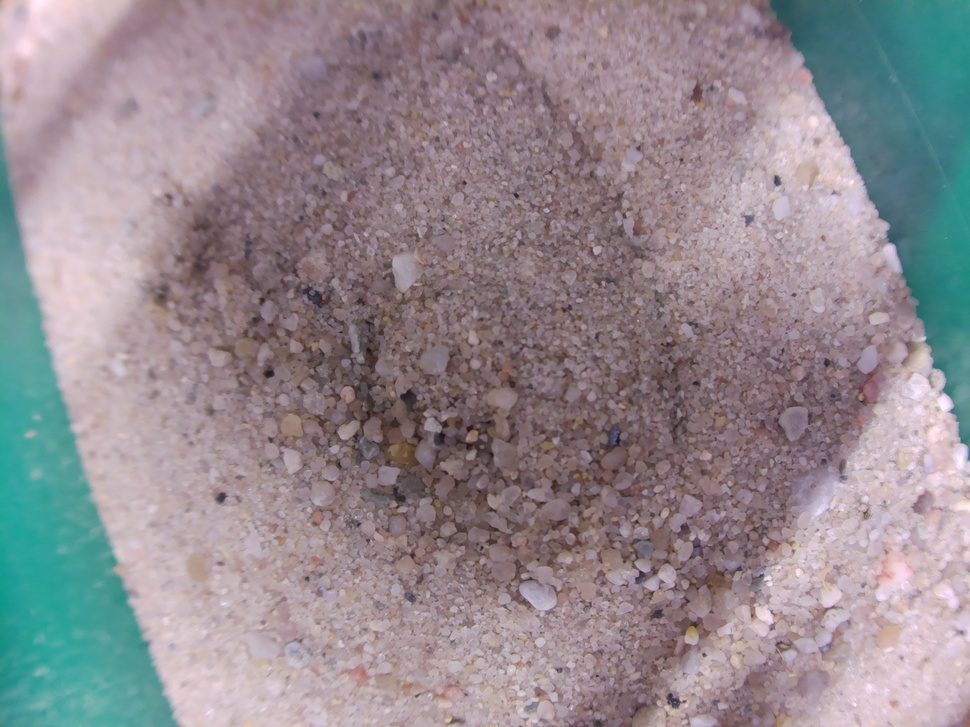
#> input picture Testing & unused scripts/Vision/sand_pictures/sand_1.jpg, 970 x 727 px, shrunk from 4056 x 3040 before the run
$ python -i pipeline_vision.py   (imports and definitions only)
#> lines starting #> are read from the running program, lines starting #| are printed output that depends on the picture
import cv2
import numpy as np

# [12 lines left out: functions morphological_cleanup, adaptive_threshold, not called in this run]

def create_markers(binary_img):
    """Create markers for watershed segmentation."""
    kernel = np.ones((3, 3), np.uint8)
    opening = cv2.morphologyEx(binary_img, cv2.MORPH_OPEN, kernel, iterations=2)

    sure_bg = cv2.dilate(opening, kernel, iterations=3)

    dist_transform = cv2.distanceTransform(opening, cv2.DIST_L2, 5)
    _, sure_fg = cv2.threshold(dist_transform, 0.4 * dist_transform.max(), 255, 0)
    sure_fg = np.uint8(sure_fg)

    unknown = cv2.subtract(sure_bg, sure_fg)

    _, markers = cv2.connectedComponents(sure_fg)
    markers = markers + 1
    markers[unknown == 255] = 0

    return markers, sure_fg, sure_bg, unknown


# [14 lines left out: function apply_watershed, not called in this run]


def compute_grain_size_pixels(markers, pixel_to_mm):
    _, counts = np.unique(markers[markers > 1], return_counts=True)
    return counts * (pixel_to_mm ** 2)


def compute_mm_per_pixel(distance_mm, sensor_mm, focal_length_mm, image_pixels):
    return (distance_mm * sensor_mm) / (focal_length_mm * image_pixels)


# [17 lines left out: function run_segmentation, not called in this run]

>>> import cv2
>>> picture = cv2.imread('../../../../Testing & unused scripts/Vision/sand_pictures/sand_1.jpg', cv2.IMREAD_GRAYSCALE)
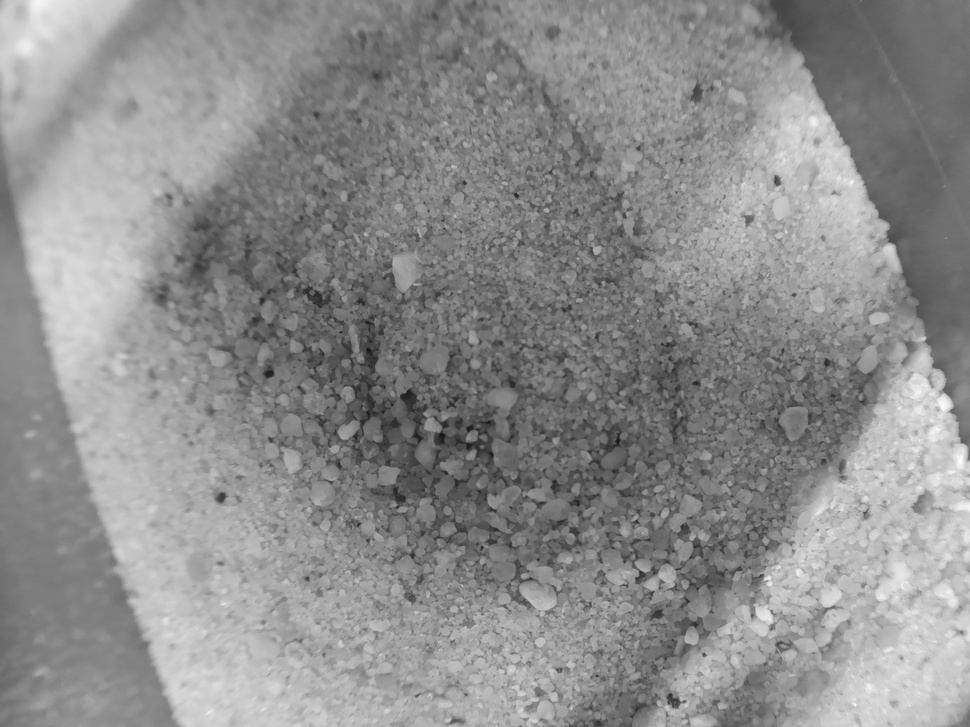
#> picture: shape (727, 970); min 17, max 255, mean 141.4
>>> result = create_markers(picture)
#> in create_markers, `sure_bg = cv2.dilate(opening, kernel, iterations=3)`:
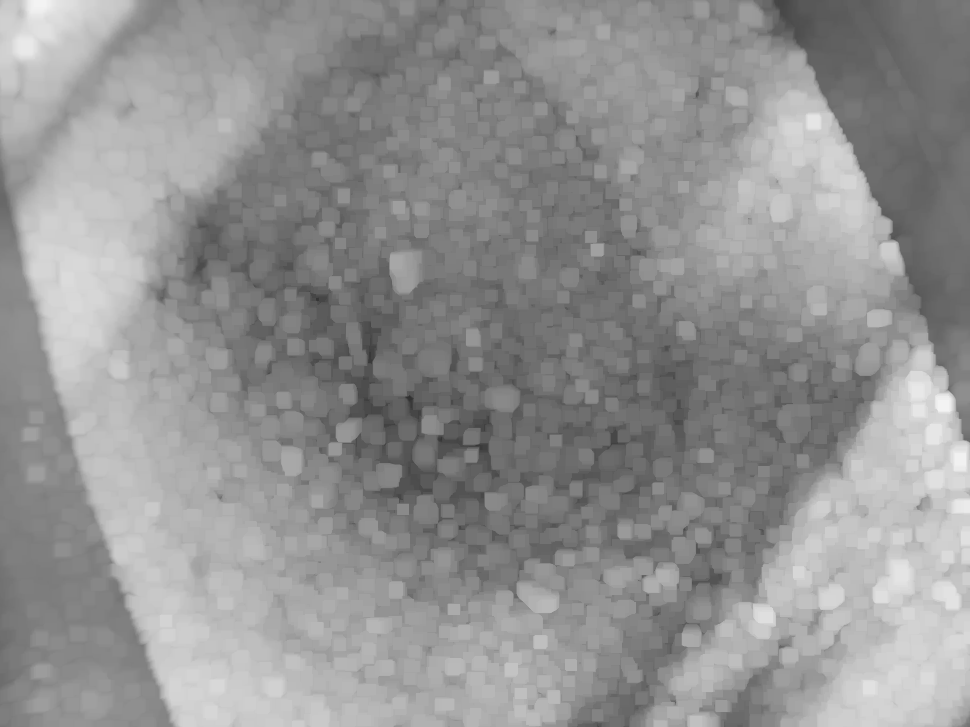
#> sure_bg: shape (727, 970); min 48, max 243, mean 146.8
#> in create_markers, `dist_transform = cv2.distanceTransform(opening, cv2.DIST_L2, 5)`: dist_transform: shape (727, 970) float32; every value is 3.4e+38
#> in create_markers, `_, sure_fg = cv2.threshold(dist_transform, 0.4 * dist_transform.max(),..`: sure_fg: shape (727, 970) float32; every value is 255
#> in create_markers, `sure_fg = np.uint8(sure_fg)`: sure_fg: shape (727, 970); every value is 255
#> in create_markers, `unknown = cv2.subtract(sure_bg, sure_fg)`: unknown: shape (727, 970); every value is 0
#> in create_markers, `_, markers = cv2.connectedComponents(sure_fg)`: markers: shape (727, 970) int32; every value is 1
#> in create_markers, `markers = markers + 1`: markers: shape (727, 970) int32; every value is 2

$ run again, on Testing & unused scripts/Vision/sand_pictures/sand_10.jpg
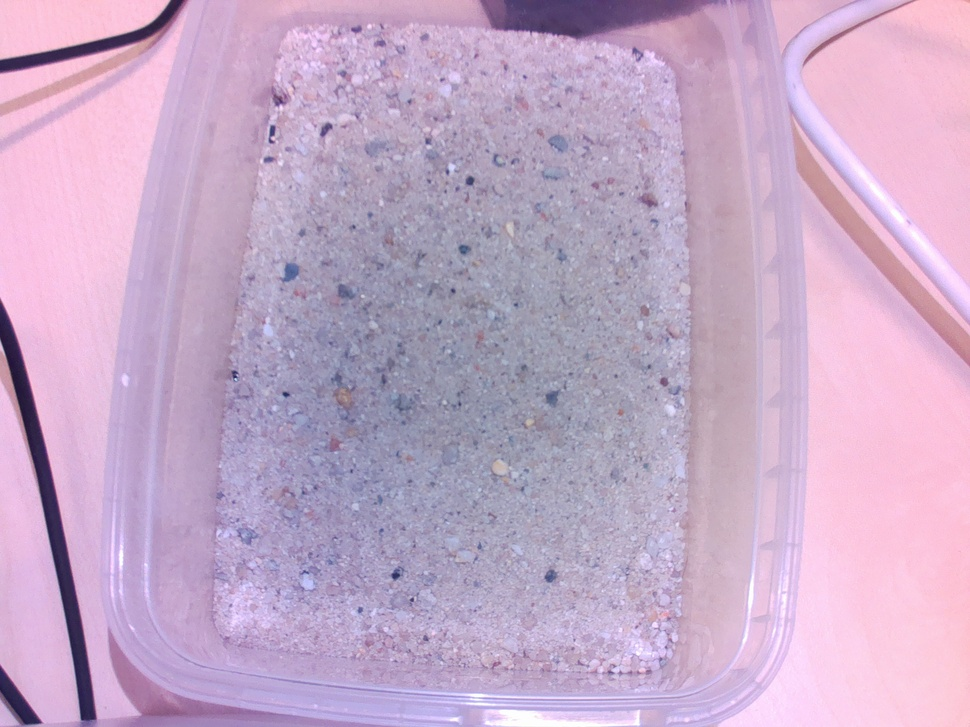
#> input picture Testing & unused scripts/Vision/sand_pictures/sand_10.jpg, 970 x 727 px, shrunk from 2592 x 1944 before the run
#> `picture = cv2.imread('../../../../Testing & unused scripts/Vision/sand..`:
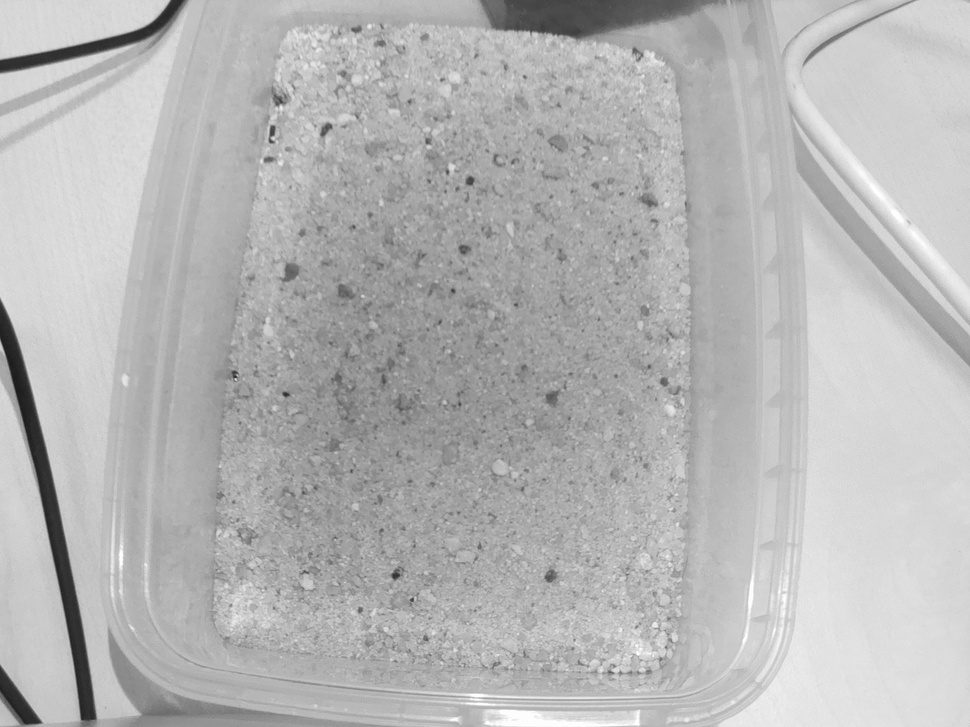
#> picture: shape (727, 970); min 25, max 255, mean 181.6
#> in create_markers, `sure_bg = cv2.dilate(opening, kernel, iterations=3)`:
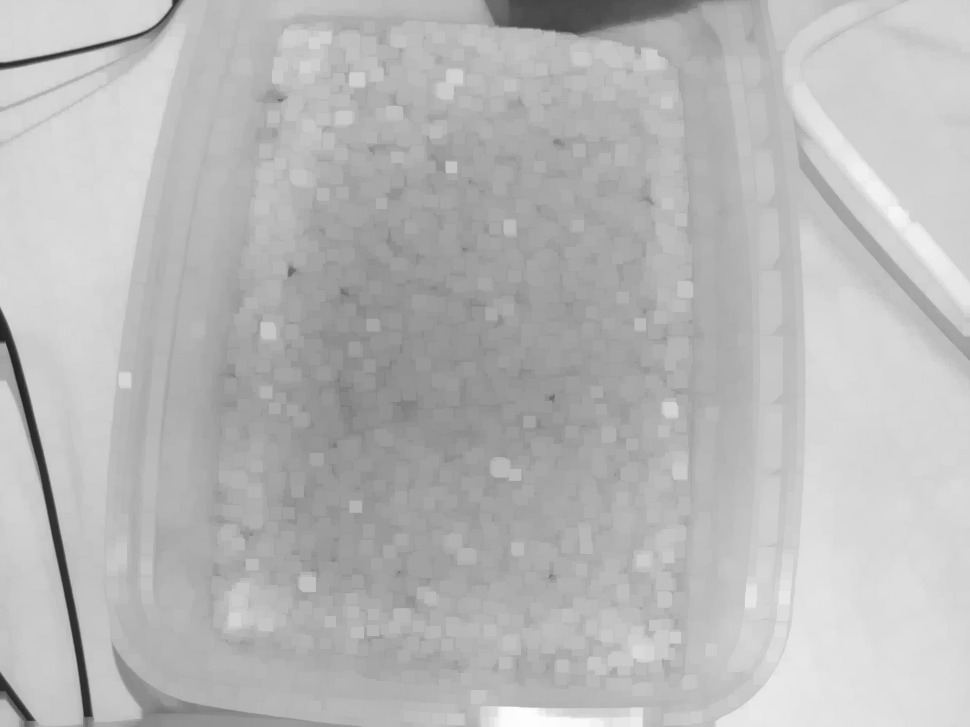
#> sure_bg: shape (727, 970); min 33, max 253, mean 183.9
#> dist_transform: shape (727, 970) float32; every value is 3.4e+38
#> unknown: shape (727, 970); every value is 0

$ run again, on Testing & unused scripts/Vision/sand_pictures/sand_2.jpg
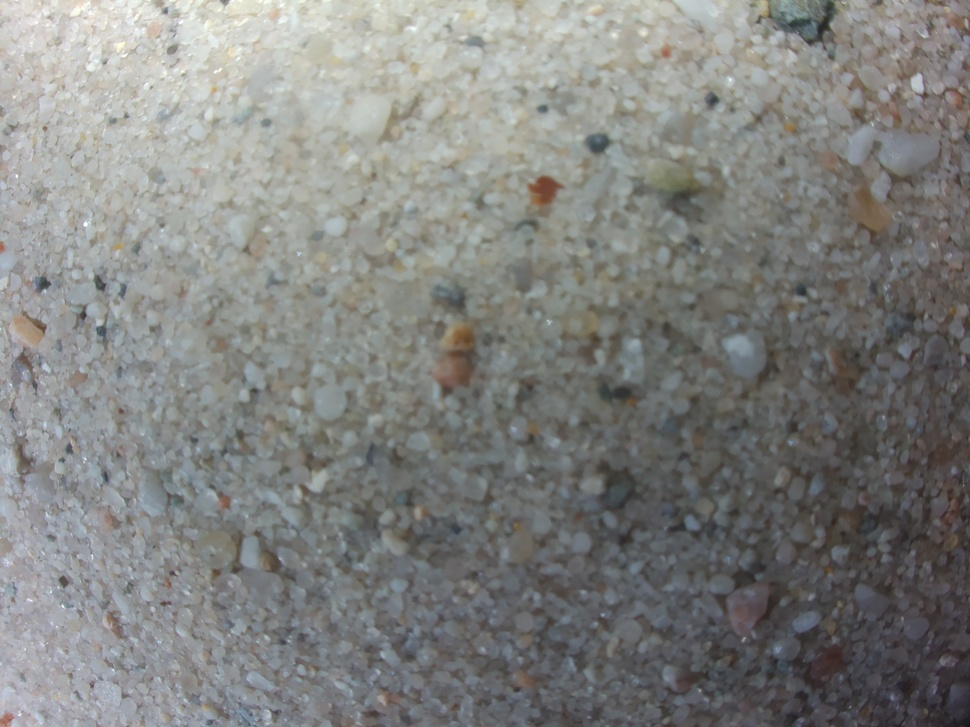
#> input picture Testing & unused scripts/Vision/sand_pictures/sand_2.jpg, 970 x 727 px, shrunk from 4056 x 3040 before the run
#> in create_markers, `sure_bg = cv2.dilate(opening, kernel, iterations=3)`:
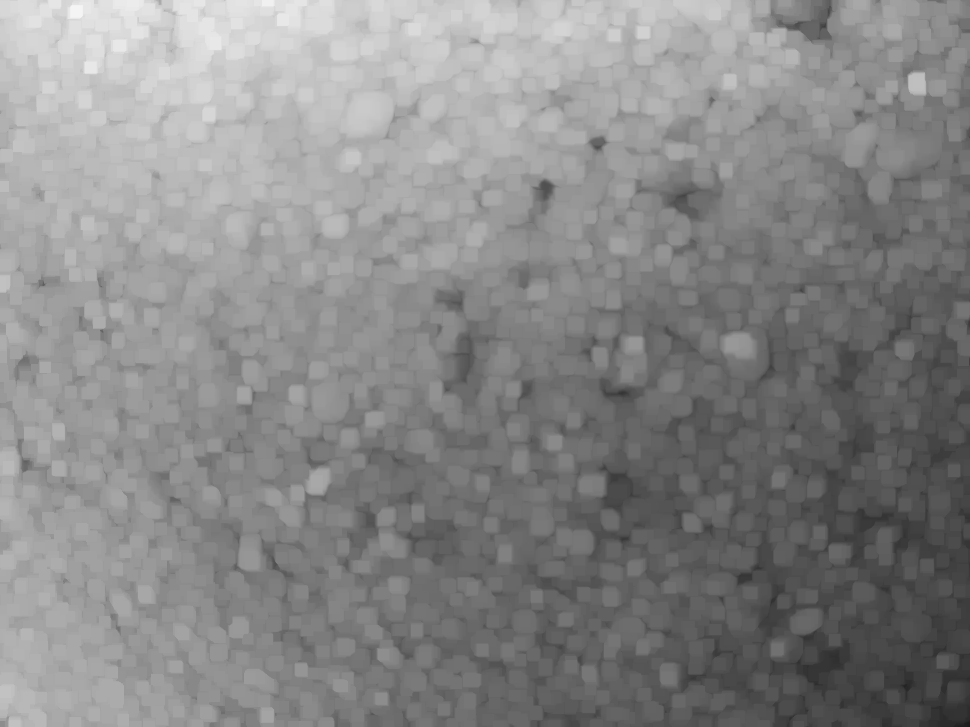
#> sure_bg: shape (727, 970); min 27, max 244, mean 135.8
#> dist_transform: shape (727, 970) float32; every value is 3.4e+38
#> unknown: shape (727, 970); every value is 0

$ run again, on Testing & unused scripts/Vision/sand_pictures/sand_3.jpg
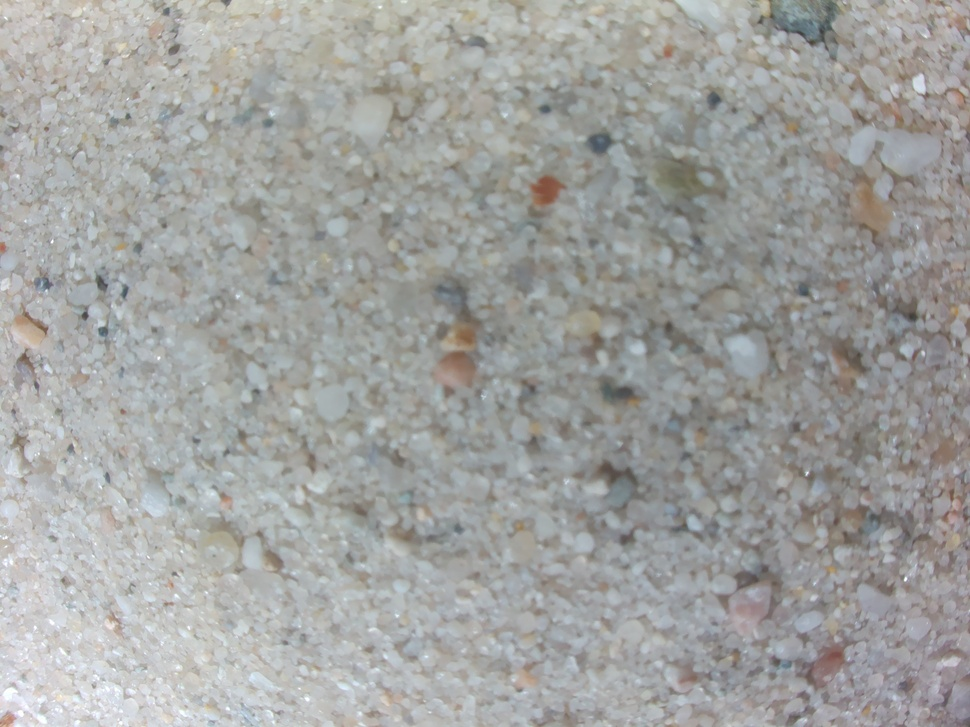
#> input picture Testing & unused scripts/Vision/sand_pictures/sand_3.jpg, 970 x 727 px, shrunk from 4056 x 3040 before the run
#> in create_markers, `sure_bg = cv2.dilate(opening, kernel, iterations=3)`:
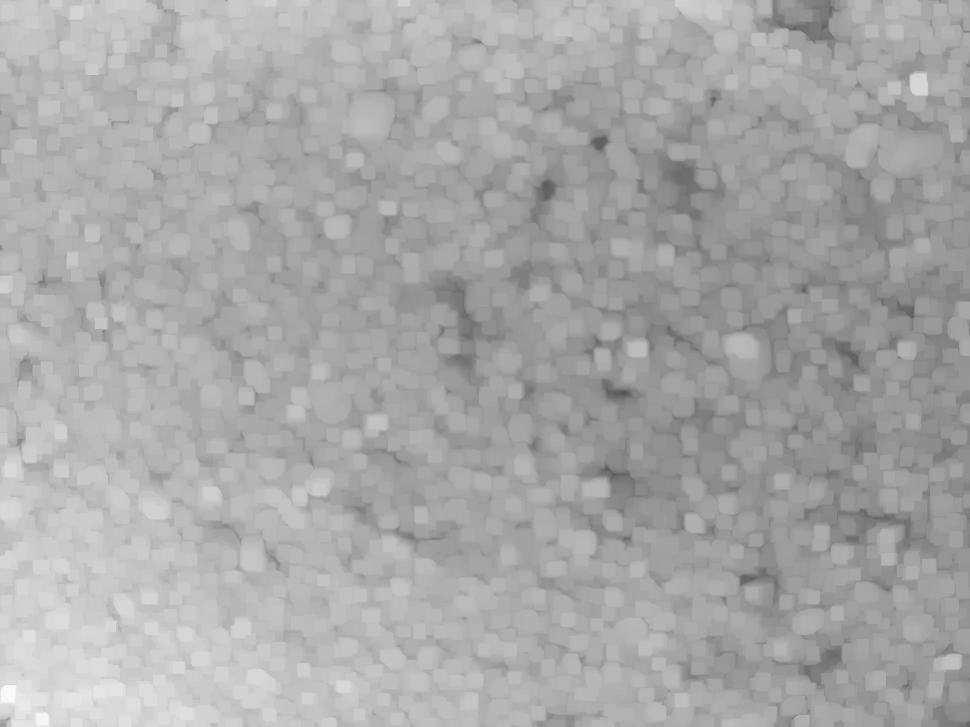
#> sure_bg: shape (727, 970); min 83, max 249, mean 167.9
#> dist_transform: shape (727, 970) float32; every value is 3.4e+38
#> unknown: shape (727, 970); every value is 0
